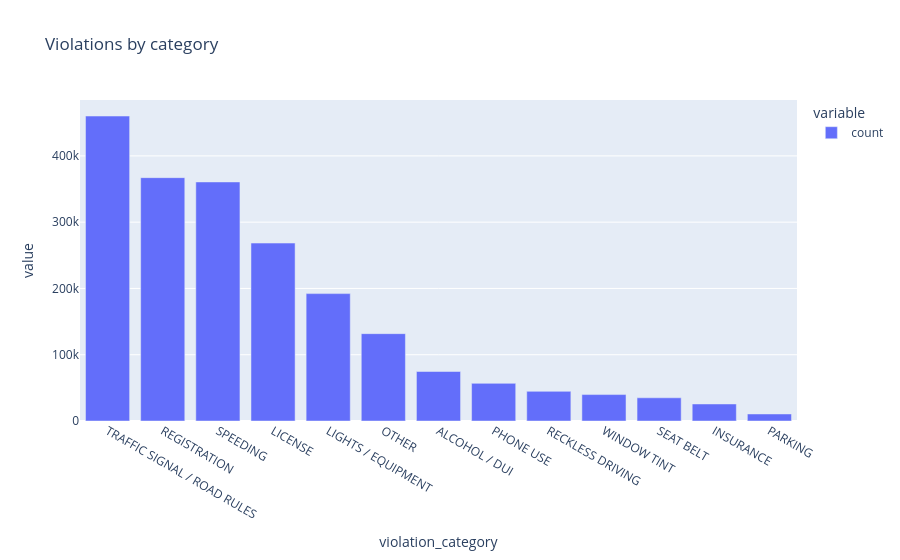

The cell this chart's notebook holds for it:
### Markdown cell above
the share of the top category, and which categories are small.

### Code cell
print(df["violation_category"].value_counts())
print(df["description"].value_counts().head(5))
px.bar(df["violation_category"].value_counts(), title="Violations by category").show()

### Figure 1 — Plotly figure (JSON) as saved in the notebook; plotly's stock layout.template omitted (floating-point values rounded to 4 significant figures)
{"data": [{"hovertemplate": "variable=count<br>violation_category=%{x}<br>value=%{y}<extra></extra>", "legendgroup": "count", "marker": {"color": "#636efa", "pattern": {"shape": ""}}, "name": "count", "orientation": "v", "showlegend": true, "textposition": "auto", "type": "bar", "x": ["TRAFFIC SIGNAL / ROAD RULES", "REGISTRATION", "SPEEDING", "LICENSE", "LIGHTS / EQUIPMENT", "OTHER", "ALCOHOL / DUI", "PHONE USE", "RECKLESS DRIVING", "WINDOW TINT", "SEAT BELT", "INSURANCE", "PARKING"], "xaxis": "x", "y": [460107, 367135, 360696, 268463, 192190, 131790, 74664, 56781, 44743, 39884, 35026, 25695, 10587], "yaxis": "y"}], "layout": {"barmode": "relative", "legend": {"title": {"text": "variable"}, "tracegroupgap": 0}, "title": {"text": "Violations by category"}, "xaxis": {"anchor": "y", "domain": [0, 1], "title": {"text": "violation_category"}}, "yaxis": {"anchor": "x", "domain": [0, 1], "title": {"text": "value"}}}}
